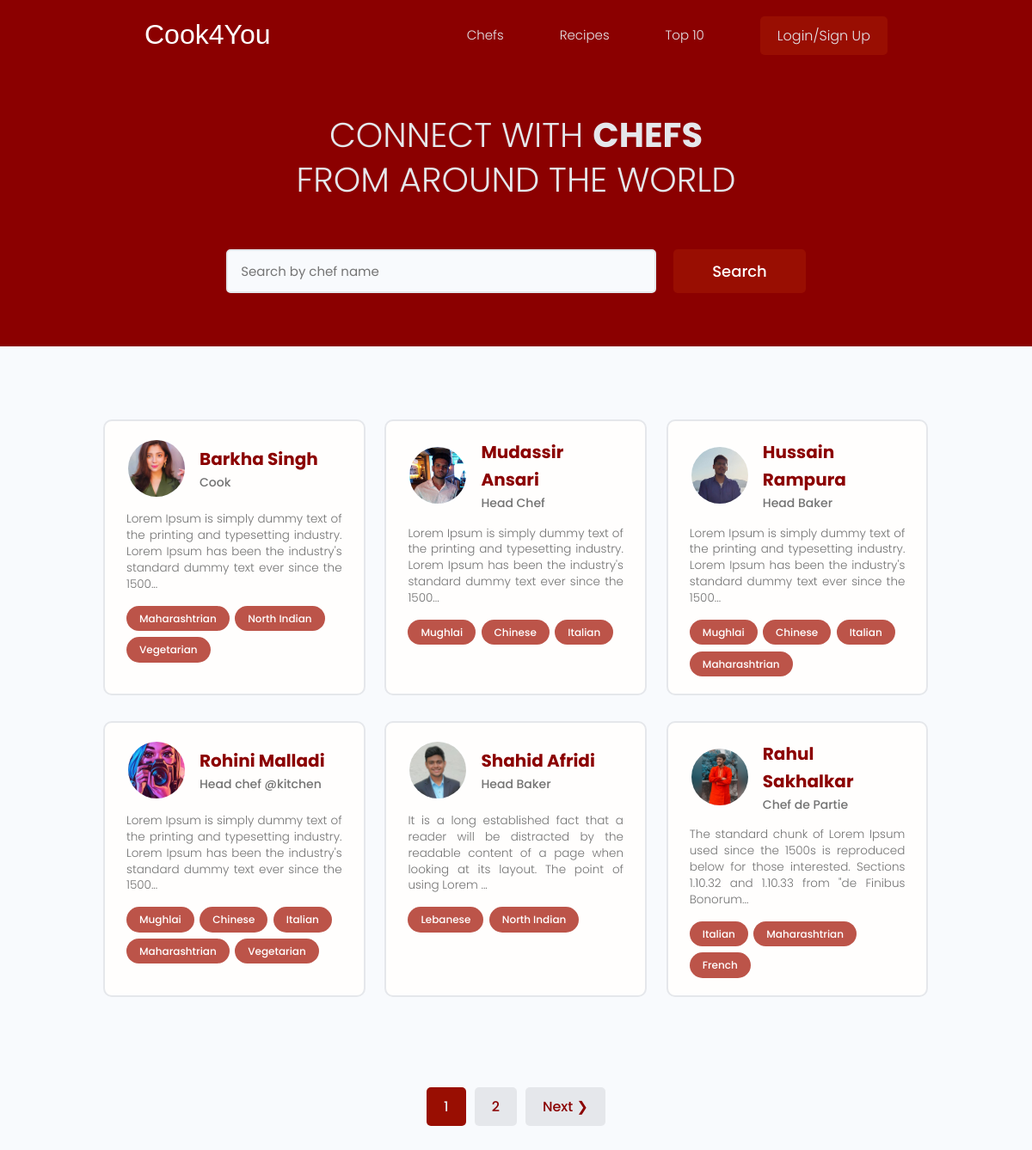
The page / on the database its author committed.
### users/models.py (models this page shows, shortened)
class Profile(models.Model):
    user = models.OneToOneField(User, on_delete=models.CASCADE, null=True, blank=True)
    name = models.CharField(max_length=200, null=True, blank=True)
    email = models.EmailField(max_length=200, null=True, blank=True)
    username = models.CharField(max_length=200, null=True, blank=True)
    profile = models.ImageField(null=True, blank=True, upload_to='profiles', default='profiles/default.png')
    location = models.CharField(max_length=200, null=True, blank=True)
    tagline = models.CharField(max_length=400,null=True, blank=True)
    bio = models.TextField(null=True, blank=True)
    cuisine = models.ManyToManyField('Cuisine', blank=True)
    social_twitter = models.CharField(max_length=200, null=True, blank=True)
    social_facebook = models.CharField(max_length=200, null=True, blank=True)
    social_instagram = models.CharField(max_length=200, null=True, blank=True)
    resume = models.CharField(max_length=500, null=True, blank=True)
    created = models.DateTimeField(auto_now_add=True)
    id = models.UUIDField(default=uuid.uuid4, primary_key=True, unique=True, editable=False)
    class Meta:
        ordering = ['-id']
    @property
    def imageURL(self):
        try:
            url = self.profile.url
        except:
            url = '/media/profiles/default.png'
        return url

class Cuisine(models.Model):
    name = models.CharField(max_length=200, null=True, blank=True)
    created = models.DateTimeField(auto_now_add=True)
    id = models.UUIDField(default=uuid.uuid4, primary_key=True, unique=True, editable=False)
    def __str__(self):
        return self.name

### users/views.py (the view)
# urls.py: path('', views.profiles, name='profiles'),
def profiles(request):
    profiles, search_query = searchProfiles(request)
    custom_range, profiles = paginationProfiles(request, profiles, 6)
    context = {'profiles': profiles, 'custom_range': custom_range, 'search_query':search_query}
    return render(request, 'users/profiles.html', context)

### users/utils.py (called while the page is built)
def searchProfiles(request):
    search_query = ''
    if request.GET.get('search_query'):
        search_query = request.GET.get('search_query')
    cuisine = Cuisine.objects.filter(name__icontains=search_query)
    profiles = Profile.objects.distinct().filter(Q(name__icontains=search_query) | Q(location__icontains=search_query) |Q(cuisine__in=cuisine))
    return profiles, search_query

def paginationProfiles(request, profiles, results):
    page = request.GET.get('page')
    result = results
    paginator = Paginator(profiles, result)
    try:
        profiles = paginator.page(page)
    except PageNotAnInteger:
        page = 1
        profiles = paginator.page(page)
    except EmptyPage:
        page = paginator.num_pages
        profiles = paginator.page(page)
    leftIndex = (int(page) - 4)
    if leftIndex < 1:
        leftIndex = 1
    rightIndex = (int(page) + 5)
    if rightIndex > paginator.num_pages:
        rightIndex = paginator.num_pages + 1
    custom_range = range(leftIndex,rightIndex)
    return custom_range, profiles

### users/templates/users/profiles.html (shortened to what this page needs)
{% extends 'main.html' %}
{% block content %}
<main class="home">
  <section class="hero-section text-center">
    <div class="container container--narrow">
      <div class="hero-section__box">
        <h2>CONNECT WITH <span>CHEFS</span></h2>
        <h2>FROM AROUND THE WORLD</h2>
      </div>
      <div class="hero-section__search">
        <form class="form" action="#" method="get">
          <div class="form__field">
            <input name="search_query" class="input input--text" id="formInput#search" type="text"
              placeholder="Search by chef name" value="{{search_query}}" />
          </div>
          <input class="btn btn--sub btn--lg" type="submit" value="Search" />
        </form>
      </div>
    </div>
  </section>
  <section class="devlist">
    <div class="container">
      <div class="grid grid--three">
        {% for chef in profiles %}
        <div class="column card">
          <div class="dev">
            <a href="{% url 'profile' chef.id %}" class="card__body">
              <div class="dev__profile">
                <img class="avatar avatar--md" src="{{chef.imageURL}}" alt="image" />
                <div class="dev__meta">
                  <h3>{{chef.name}}</h3>
                  <h5>{{chef.tagline}}</h5>
                </div>
              </div>
              <p class="dev__info">
                {{ chef.bio|slice:"150" }}...
              </p>
              <div class="dev__skills">
                {% for cuisine in chef.cuisine.all|slice:"5" %}
                <span class="tag tag--pill tag--main">
                  <small>{{cuisine}}</small>
                </span>
                {% endfor %}
              </div>
            </a>
          </div>
        </div>
        {% endfor %}
      </div>
    </div>
  </section>
  {% include 'pagination.html' with queryset=profiles %}
</main>
{% endblock %}

### templates/main.html (shortened to what this page needs)
{% load static %}
<!DOCTYPE html>
<html lang="en">
<head>
  <link rel="stylesheet" href="https://cdn.iconmonstr.com/1.3.0/css/iconmonstr-iconic-font.min.css" />
  <link rel="stylesheet" href="{% static 'uikit/styles/uikit.css' %}" />
  <link rel="stylesheet" href="{% static 'styles/app.css' %}" />
  <link rel="stylesheet" href="https://cdnjs.cloudflare.com/ajax/libs/datepicker/0.6.5/datepicker.min.css" />
</head>
<body>
  {% include 'navbar.html' %}
  {% block content %}
  {% endblock %}
</body>
</html>

### templates/navbar.html (shortened to what this page needs)
<header class="header">
    <div class="container container--narrow">
      <a href="/" class="header__logo">
        <h3 style="font-family:'Lucida Sans', 'Lucida Sans Regular', 'Lucida Grande', 'Lucida Sans Unicode', Geneva, Verdana, sans-serif">Cook4You</h2>
      </a>
      <nav class="header__nav">
        <ul class="header__menu">
          <li class="header__menuItem"><a href="{% url 'profiles' %}">Chefs</a></li>
          <li class="header__menuItem"><a href="{% url 'recipes' %}">Recipes</a></li>
          <li class="header__menuItem"><a href="{% url 'top10' %}">Top 10</a></li>
          {% if user.is_authenticated %}
          <li class="header__menuItem"><a href="{% url 'inbox' %}">Inbox</a></li>
          <li class="header__menuItem"><a href="{% url 'user-account' %}">My Account</a></li>
          <li class="header__menuItem"><a href="{% url 'logout' %}" class="btn btn--sub">Logout</a></li>
          {% else %}
          <li class="header__menuItem"><a href="{% url 'login' %}" class="btn btn--sub">Login/Sign Up</a></li>
          {% endif %}
        </ul>
      </nav>
    </div>
  </header>

### templates/pagination.html (shortened to what this page needs)
{% if queryset.has_other_pages %}
  <div class="pagination">
    <ul class="container">
      {% for page in custom_range %}
        {% if page == queryset.number %}
        <li><a href="?page={{page}}" class="btn page-link btn--sub" data-page="{{page}}">{{page}}</a></li>
        {% else %}
        <li><a href="?page={{page}}" class="btn page-link" data-page="{{page}}">{{page}}</a></li>
        {% endif %}
      {% endfor %}
      {% if queryset.has_next %}
      <li><a href="?page={{queryset.next_page_number}}" class="btn page-link" data-page="{{queryset.next_page_number}}">Next &#10095;</a></li>
      {% endif %}
    </ul>
  </div>
{% endif %}

### static/styles/app.css (style rules this page uses)
:root { --color-sub:darkred; }
.btn--sub { background-color: var(--color-sub-light); }
.card { border: 2px solid var(--color-light); }
img { width: 100%; }
.header { position: sticky; z-index: 111; background-color: var(--color-sub); padding: 1.5rem 0; }
.header > .container { display: flex; justify-content: space-between; align-items: center; }
.header__nav > ul { display: inline-flex; align-items: center; list-style: none; gap: 6.5rem; }
.header__menuItem > a { color: var(--color-light); font-weight: 300; }
.hero-section { height: 40vh; display: flex; align-items: center; background-color: var(--color-sub); }
.hero-section__box { margin-bottom: 4rem; }
.hero-section__box > h2, .hero-section__box > h2 > span { font-size: 4rem; color: var(--color-light); line-height: 1.3; text-transform: uppercase; }
.hero-section__box > h2 { font-weight: 300; }
.hero-section__box > h2 > span { font-weight: 700; }
.hero-section__search > .form { display: flex; align-items: center; justify-content: center; gap: 2rem; }
.hero-section__search > .form input.input--text { width: 50rem; }
.devlist { margin-top: 8rem; }
.devlist .grid { align-items: stretch; }
.devlist .dev .dev__profile { display: flex; align-items: center; gap: 1.5rem; }
.devlist .dev .dev__meta h3 { color: var(--color-sub); font-size: 2rem; font-weight: 700; }
.devlist .dev .dev__meta h5 { color: var(--color-text); font-size: 1.4rem; font-weight: 500; }
.devlist .dev .dev__info { margin: 1.5rem 0; font-size: 1.35rem; line-height: 1.4; text-align: justify; }
.pagination { margin-top: 8rem; margin-bottom: 10rem; }
.pagination > ul { flex-wrap: wrap; list-style: none; display: flex; align-items: center; justify-content: center; gap: 1rem; }
.pagination .btn { color: var(--color-sub); }
.pagination .btn.btn--sub { color: var(--color-light); }

### static/uikit/styles/modules/_variables.css (style rules this page uses)
:root { --color-main: white; --color-main-light: #bc5449; --color-sub: #990e02 ; --color-sub-light: #990e02; --color-sub-lighter: #d0312d; --color-text: #737373; --color-gray: #8b8b8b; --color-light: #e5e7eb; --color-light-gray: #767676; --color-bg: #f8fafd; --color-white: #fffefd; --color-white-light: #f3f3f3; --color-success: #359e64; --color-success-bg: #def8e8; --color-error: #fc4b0b; --color-error-bg: #fff2ee; --font-base: 'Poppins', arial, helvetica, 'Segoe UI', roboto, ubuntu, sans-serif; --font-monospace: 'Fira Code', 'Courier New', courier, monospace; --font-regular: 300; --font-medium: 500; --font-bold: 700; --generic-shadow: 1px 1px 5px #00000010; --generic-transition: all 0.3s ease-in-out; }

### static/uikit/styles/modules/_base.css (style rules this page uses)
* { margin: 0; padding: 0; box-sizing: border-box; text-rendering: optimizeLegibility; color: inherit; font-size: inherit; }
html { font-size: 50%; }
@media only screen and (min-width: 480px) { html { font-size: 56.25%; } }
@media only screen and (min-width: 1200px) { html { font-size: 62.5%; } }
body { line-height: 1.6; font-weight: 400; font-size: 1.5rem; color: var(--color-text); background-color: var(--color-bg); min-height: 100vh; }

### static/uikit/styles/modules/_typography.css (style rules this page uses)
* { font-family: var(--font-base); }
h2 { font-size: 3.6rem; font-weight: var(--font-bold); }
h3 { font-size: 3.2rem; font-weight: var(--font-medium); }
h5 { font-size: 2.4rem; font-weight: var(--font-medium); }
h5, h6 { font-weight: var(--font-regular); }
p, span, strong { font-size: 1.6rem; color: var(--color-text); font-weight: var(--font-regular); }
a { padding-bottom: 2px; text-decoration: none; display: inline-block; color: var(--color-main); font-weight: var(--font-medium); }

### static/uikit/styles/modules/_utilities.css (style rules this page uses)
.container { width: 92%; max-width: 165rem; margin: 0 auto; box-sizing: border-box; }
.container--narrow { width: 92%; max-width: 120rem; }
@media screen and (min-width: 1000px) { .container { width: 90%; } }
@media screen and (min-width: 1000px) { .container--narrow { width: 85%; } }
@media screen and (min-width: 1200px) { .container { width: 80%; } }
@media screen and (min-width: 1200px) { .container--narrow { width: 72%; } }
.text-center { text-align: center; }

### static/uikit/styles/modules/_avatar.css (style rules this page uses)
.avatar { border-radius: 50%; border: 2px solid var(--color-main); object-fit: cover; }
.avatar--md { height: 7rem; width: 7rem; }

### static/uikit/styles/modules/_card.css (style rules this page uses)
.card { border-radius: 1rem; background-color: var(--color-white); border: 1.5px solid var(--color-light); width: auto; height: auto; margin-top: 0.5rem; margin-bottom: 0.5rem; overflow: hidden; }
.card__body, .card__header { padding: 2rem 2.5rem; }

### rows shown on the page
Profile: imageURL (picture), name "Barkha Singh", tagline "Cook", bio "Lorem Ipsum is simply dummy text of the printing and typesetting industry. Lorem Ipsum has been the industry's standard dummy text ever since the 1500"
Cuisine: name "Maharashtrian"
Cuisine: name "North Indian"
Cuisine: name "Vegetarian"
Profile: imageURL (picture), name "Mudassir Ansari", tagline "Head Chef", bio "Lorem Ipsum is simply dummy text of the printing and typesetting industry. Lorem Ipsum has been the industry's standard dummy text ever since the 1500"
Cuisine: name "Mughlai"
Cuisine: name "Chinese"
Cuisine: name "Italian"
Profile: imageURL (picture), name "Hussain Rampura", tagline "Head Baker", bio "Lorem Ipsum is simply dummy text of the printing and typesetting industry. Lorem Ipsum has been the industry's standard dummy text ever since the 1500"
Profile: imageURL (picture), name "Rohini Malladi", tagline "Head chef @kitchen", bio "Lorem Ipsum is simply dummy text of the printing and typesetting industry. Lorem Ipsum has been the industry's standard dummy text ever since the 1500"
Profile: imageURL (picture), name "Shahid Afridi", tagline "Head Baker", bio "It is a long established fact that a reader will be distracted by the readable content of a page when looking at its layout. The point of using Lorem"
Cuisine: name "Lebanese"
Profile: imageURL (picture), name "Rahul Sakhalkar", tagline "Chef de Partie", bio "The standard chunk of Lorem Ipsum used since the 1500s is reproduced below for those interested. Sections 1.10.32 and 1.10.33 from \"de Finibus Bonorum"
Cuisine: name "French"

### other values the page prints
{{ page }} "1"
{{ page }} "2"
